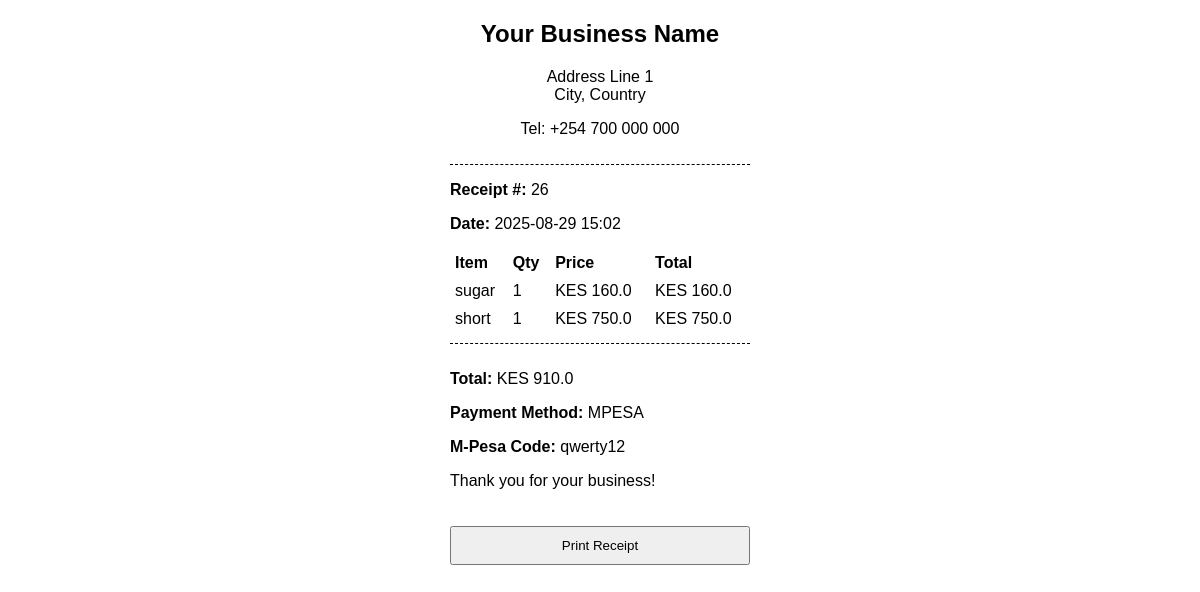
The app's page /receipt/26 with its own data.
### app.py (models this page shows)
class Sale(db.Model):
    id = db.Column(db.Integer, primary_key=True)
    date = db.Column(db.DateTime, default=datetime.utcnow)
    total_amount = db.Column(db.Float)
    payment_method = db.Column(db.String(20))
    mpesa_code = db.Column(db.String(50))
    created_by = db.Column(db.String(80))
    items = db.relationship('SaleItem', back_populates='sale')  # Added back_populates

class SaleItem(db.Model):
    id = db.Column(db.Integer, primary_key=True)
    sale_id = db.Column(db.Integer, db.ForeignKey('sale.id'))
    item_id = db.Column(db.Integer, db.ForeignKey('stock_item.id'))
    quantity = db.Column(db.Integer)
    price = db.Column(db.Float)
    sale = db.relationship('Sale', back_populates='items')  # Added relationship
    stock_item = db.relationship('StockItem', back_populates='sales')

class StockItem(db.Model):
    id = db.Column(db.Integer, primary_key=True)
    name = db.Column(db.String(100), nullable=False)
    buying_price = db.Column(db.Float, nullable=False)
    selling_price = db.Column(db.Float, nullable=False)
    size = db.Column(db.String(50))
    quantity = db.Column(db.Integer, nullable=False)
    description = db.Column(db.Text)
    sales = db.relationship('SaleItem', back_populates='stock_item')  # Added relationship

### app.py (the view)
@app.route('/receipt/<int:sale_id>')
def receipt(sale_id):
    sale = Sale.query.get_or_404(sale_id)
    return render_template('receipt.html', sale=sale)

### app.py (called while the page is built)
@app.before_request
def set_timezone():
    g.timezone = pytz.timezone('Africa/Nairobi')

@app.template_filter('local_time')
def local_time_filter(dt):
    if not dt:
        return ""
    if dt.tzinfo is None:
        dt = pytz.utc.localize(dt)
    return dt.astimezone(g.timezone).strftime('%Y-%m-%d %H:%M')

### templates/sales/receipt.html (shortened to what this page needs)
<!DOCTYPE html>
<html>
<head>
</head>
<body>
    <div class="receipt">
        <div class="header">
            <h2>Your Business Name</h2>
            <p>Address Line 1<br>City, Country</p>
            <p>Tel: +254 700 000 000</p>
        </div>
        <div class="details">
            <p><strong>Receipt #:</strong> {{ sale.id }}</p>
            <p><strong>Date:</strong> {{ sale.date | local_time }}</p>
        </div>
        <table class="items">
            <thead>
                <tr>
                    <th>Item</th>
                    <th>Qty</th>
                    <th>Price</th>
                    <th>Total</th>
                </tr>
            </thead>
            <tbody>
                {% for item in sale.items %}
                <tr>
                    <td>{{ item.stock_item.name }}</td>
                    <td>{{ item.quantity }}</td>
                    <td>KES {{ item.price }}</td>
                    <td>KES {{ item.price * item.quantity }}</td>
                </tr>
                {% endfor %}
            </tbody>
        </table>
        <div class="footer">
            <p><strong>Total:</strong> KES {{ sale.total_amount }}</p>
            <p><strong>Payment Method:</strong> {{ sale.payment_method|upper }}</p>
            {% if sale.payment_method == 'mpesa' and sale.mpesa_code %}
            <p><strong>M-Pesa Code:</strong> {{ sale.mpesa_code }}</p>
            {% endif %}
            <p>Thank you for your business!</p>
        </div>
        <button class="no-print" onclick="window.print()" style="margin-top: 20px; padding: 10px; width: 100%;">
            Print Receipt
        </button>
    </div>
</body>
</html>

### templates/sales/receipt.html (style rules this page uses)
body { font-family: Arial, sans-serif; }
.receipt { width: 300px; margin: 0 auto; }
.header { text-align: center; border-bottom: 1px dashed #000; padding-bottom: 10px; }
.details { margin: 15px 0; }
.items { width: 100%; border-collapse: collapse; margin: 10px 0; }
.items th, .items td { padding: 5px; text-align: left; }
.footer { border-top: 1px dashed #000; padding-top: 10px; }

### records on screen
Sale: id "26", date|local_time "2025-08-29 15:02", total_amount "910.0", payment_method "MPESA", mpesa_code "qwerty12"
SaleItem: stock_item.name "sugar", quantity "1", price "160.0", item.price*item.quantity "160.0"
SaleItem: stock_item.name "short", quantity "1", price "750.0", item.price*item.quantity "750.0"
